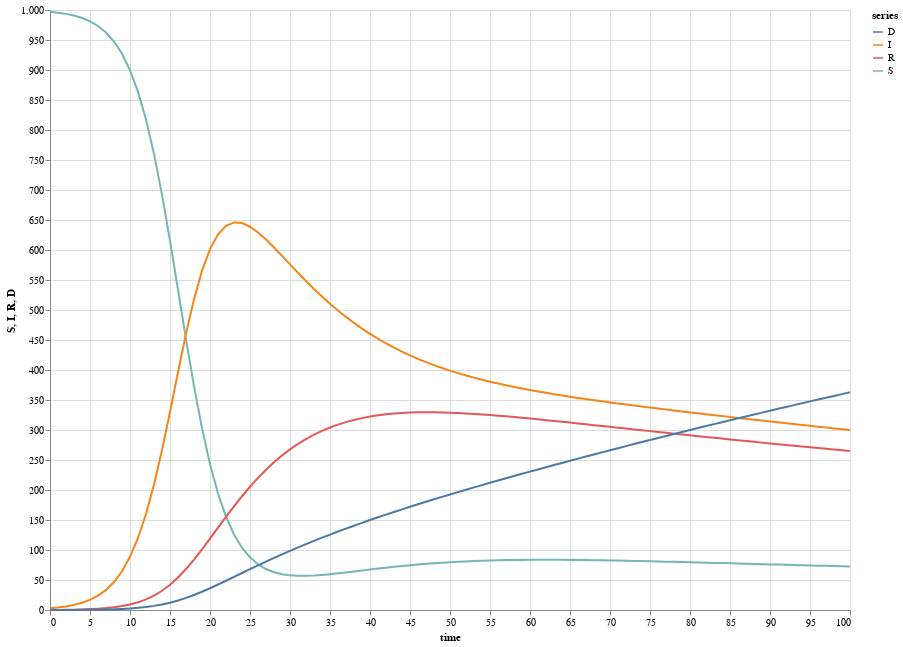

The notebook cell saved with this chart:
### Code cell
sirsdPoints = simulate(sirsd at [0..100 by 1])

S = series(value(sirsdPoints.S), "S", {{ style = "lines" }})
I = series(value(sirsdPoints.I), "I", {{ style = "lines" }})
R = series(value(sirsdPoints.R), "R", {{ style = "lines" }})
D = series(value(sirsdPoints.D), "D", {{ style = "lines" }})

plot("", [S, I, R, D], time(sirsdPoints), "time")

### Figure 1 — Vega-Lite specification as saved in the notebook (floating-point values rounded to 4 significant figures; data arrays with more than 128 entries replaced by an {"elided": "..."} marker saying what was removed)
{"$schema": "https://vega.github.io/schema/vega-lite/v4.json", "data": {"values": {"elided": "404 records"}}, "description": "", "height": 600, "layer": [{"encoding": {"color": {"field": "series", "type": "nominal"}, "x": {"field": "time", "type": "quantitative"}, "y": {"field": "S", "type": "quantitative"}}, "mark": "line"}, {"encoding": {"color": {"field": "series", "type": "nominal"}, "x": {"field": "time", "type": "quantitative"}, "y": {"field": "I", "type": "quantitative"}}, "mark": "line"}, {"encoding": {"color": {"field": "series", "type": "nominal"}, "x": {"field": "time", "type": "quantitative"}, "y": {"field": "R", "type": "quantitative"}}, "mark": "line"}, {"encoding": {"color": {"field": "series", "type": "nominal"}, "x": {"field": "time", "type": "quantitative"}, "y": {"field": "D", "type": "quantitative"}}, "mark": "line"}], "width": 800}
